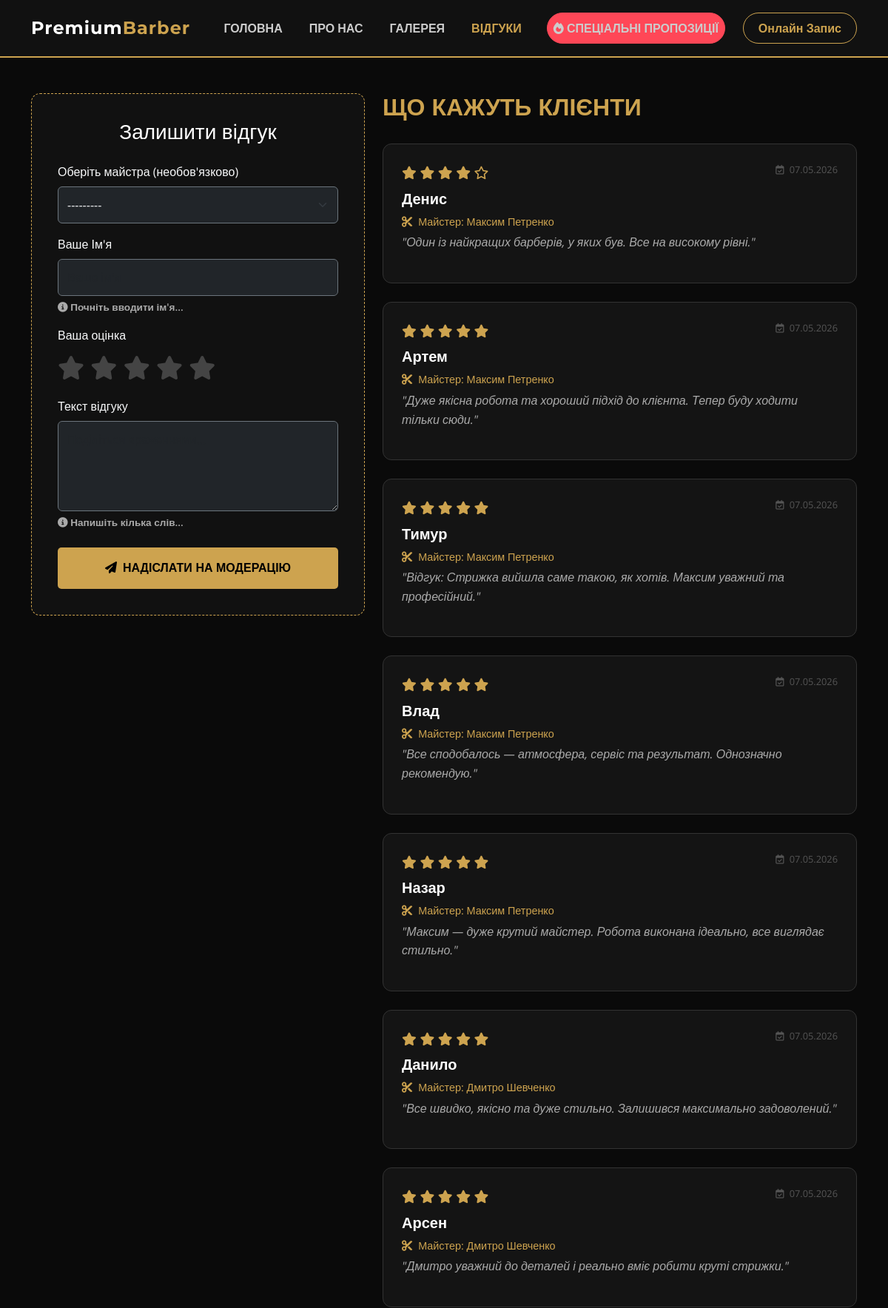
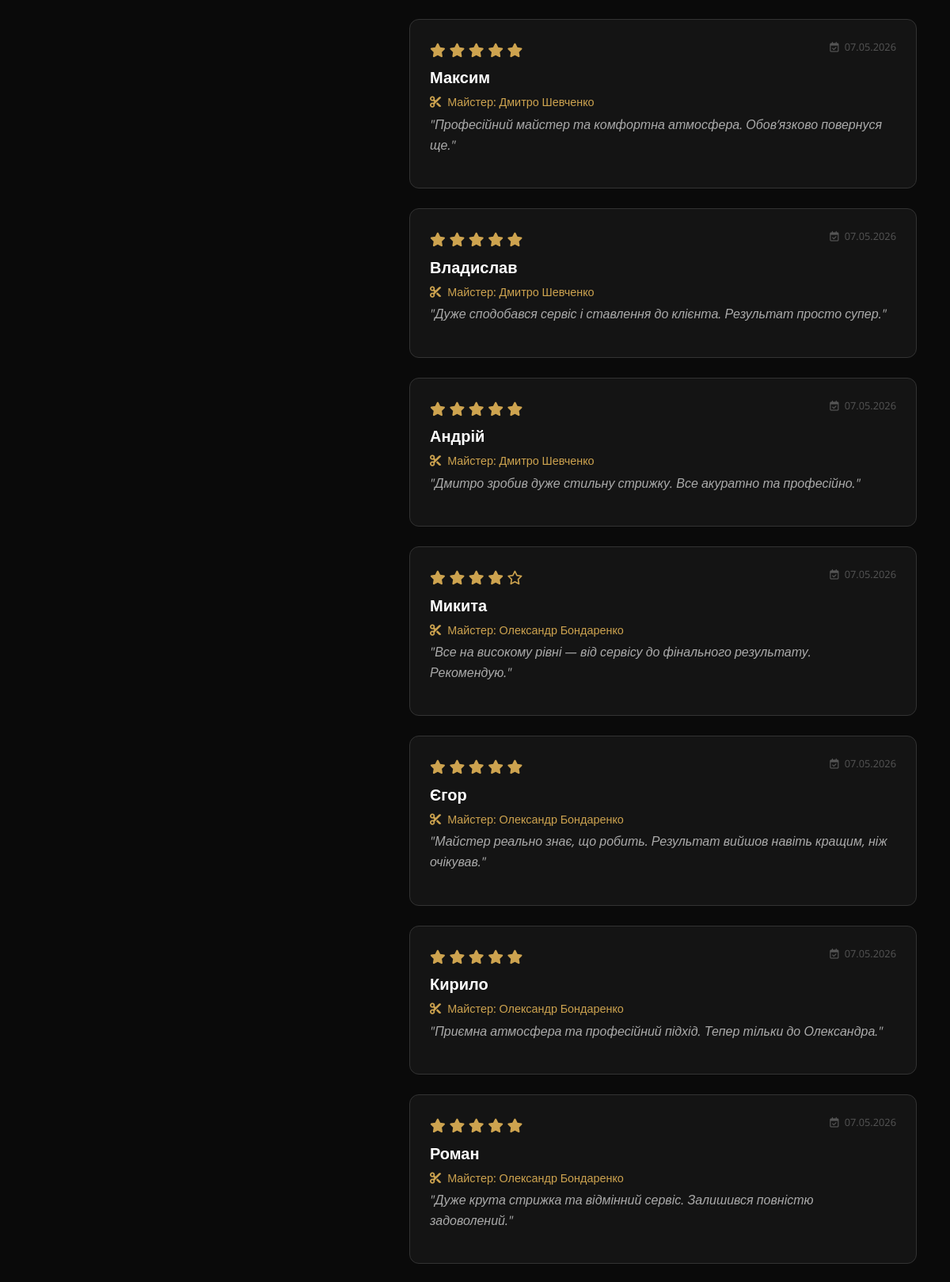
The app's page /reviews/ (upper part) with its own data (2 pictures, top to bottom).
### services/models.py (models this page shows, shortened)
class Review(models.Model):
    barber = models.ForeignKey(Barber, on_delete=models.CASCADE, related_name='reviews', null=True, blank=True, verbose_name="Кого оцінюєте? (Майстер)")
    name = models.CharField(max_length=100, verbose_name="Ім'я клієнта")
    text = models.TextField(verbose_name="Відгук")
    rating = models.IntegerField(
        default=5,
        validators=[MinValueValidator(1), MaxValueValidator(5)],
        verbose_name="Оцінка (1-5)"
    )
    is_approved = models.BooleanField(default=False, verbose_name="Опублікувати на сайті")
    created_at = models.DateTimeField(auto_now_add=True, verbose_name="Дата")
    class Meta:
        verbose_name = "Відгук"
        verbose_name_plural = "Відгуки"

class Barber(models.Model):
    name = models.CharField(max_length=100, verbose_name="Ім'я майстра")
    description = models.TextField(blank=True, verbose_name="Характеристика / Досвід")
    photo = models.ImageField(upload_to='barbers/', blank=True, null=True, verbose_name="Фото майстра")
    reviews_text = models.TextField(blank=True, verbose_name="Відгуки клієнтів (цитати)")
    class Meta:
        verbose_name = "Майстер"
        verbose_name_plural = "Майстри"
    def __str__(self):
        return self.name

### services/views.py (the view)
# urls.py: path('reviews/', views.reviews, name='reviews'),
def reviews(request):
    approved_reviews = Review.objects.filter(is_approved=True).order_by('-created_at')
    if request.method == 'POST':
        form = ReviewForm(request.POST)
        if form.is_valid():
            form.save()
            messages.success(request, "Ваш відгук успішно надіслано на модерацію! Дякуємо!")
            return redirect('reviews')
    else:
        form = ReviewForm()
    return render(request, 'services/reviews.html', {'reviews': approved_reviews, 'form': form})

### services/forms.py (shortened to what this page needs)
class ReviewForm(forms.ModelForm):
    class Meta:
        model = Review
        fields = ['barber', 'name', 'text', 'rating']
        widgets = {
            'barber': forms.Select(attrs={
                'class': 'form-select bg-dark text-light border-secondary mb-3',
            }),
            'name': forms.TextInput(attrs={
                'class': 'form-control bg-dark text-light border-secondary',
                'placeholder': 'Ваше ім\'я'
            }),
            'text': forms.Textarea(attrs={
                'class': 'form-control bg-dark text-light border-secondary',
                'placeholder': 'Поділіться враженнями...',
                'rows': 4
            }),
            'rating': forms.HiddenInput(attrs={'id': 'rating-value'}),
        }

### services/templates/services/reviews.html (shortened to what this page needs)
{% load static %}
<!DOCTYPE html>
<html lang="uk">
<head>
    <link href="https://cdn.jsdelivr.net/npm/bootstrap@5.3.0/dist/css/bootstrap.min.css" rel="stylesheet">
    <link rel="stylesheet" href="https://cdnjs.cloudflare.com/ajax/libs/font-awesome/6.4.0/css/all.min.css">
</head>
<body>
<nav class="navbar navbar-expand-xl">
    <div class="container">
        <a class="navbar-brand" href="/">Premium<span>Barber</span></a>
        <div class="collapse navbar-collapse justify-content-end" id="navbarNav">
            <ul class="navbar-nav align-items-center text-center">
                <li class="nav-item my-2 my-xl-0"><a class="nav-link" href="/">Головна</a></li>
                <li class="nav-item my-2 my-xl-0"><a class="nav-link" href="/about/">Про нас</a></li>
                <li class="nav-item my-2 my-xl-0"><a class="nav-link" href="/gallery/">Галерея</a></li>
                <li class="nav-item my-2 my-xl-0"><a class="nav-link active" href="/reviews/">Відгуки</a></li>
                <li class="nav-item my-2 my-xl-0"><a class="nav-link btn-promo mx-xl-3" href="/promo/"><i class="fa-solid fa-fire"></i> Спеціальні пропозиції</a></li>
                <li class="nav-item my-2 my-xl-0"><a class="btn-header ms-xl-2 text-decoration-none" href="/book/">Онлайн Запис</a></li>
            </ul>
        </div>
    </div>
</nav>
<div class="main-content">
    <div class="container py-5">
        <div class="row">
            <div class="col-lg-5 mobile-mb">
                <div class="form-card">
                    <h3 class="text-white mb-4 text-center" style="font-family: 'Montserrat', sans-serif;">Залишити відгук</h3>
                    <form method="post" id="review-form" novalidate>
                        <div class="mb-3">
                            <label class="form-label text-light">Оберіть майстра (необов'язково)</label>
                            {{ form.barber }}
                        </div>
                        <div class="mb-3">
                            <label class="form-label text-light">Ваше Ім'я</label>
                            {{ form.name }}
                            <div id="name-hint" class="hint-text"><i class="fa-solid fa-circle-info"></i> Почніть вводити ім'я...</div>
                        </div>
                        <div class="mb-3">
                            <label class="form-label text-light d-block">Ваша оцінка</label>
                            <div class="star-rating" style="font-size: 2rem; color: #444; cursor: pointer; display: inline-block;">
                                <i class="fa-solid fa-star star" data-value="1"></i>
                                <i class="fa-solid fa-star star" data-value="2"></i>
                                <i class="fa-solid fa-star star" data-value="3"></i>
                                <i class="fa-solid fa-star star" data-value="4"></i>
                                <i class="fa-solid fa-star star" data-value="5"></i>
                            </div>
                        </div>
                        <div class="mb-4">
                            <label class="form-label text-light">Текст відгуку</label>
                            {{ form.text }}
                            <div id="text-hint" class="hint-text"><i class="fa-solid fa-circle-info"></i> Напишіть кілька слів...</div>
                        </div>
                        <button type="submit" class="btn-gold w-100 py-3"><i class="fa-solid fa-paper-plane me-2"></i>Надіслати на модерацію</button>
                    </form>
                </div>
            </div>
            <div class="col-lg-7">
                <h2 style="font-family: 'Montserrat', sans-serif; color: #cda34f; font-weight: 700; text-transform: uppercase; margin-bottom: 30px;">Що кажуть клієнти</h2>
                {% for review in reviews %}
                <div class="review-card">
                    <div class="review-rating">
                        {% for i in "12345"|make_list %}
                            {% if forloop.counter <= review.rating %}
                                <i class="fa-solid fa-star"></i>
                            {% else %}
                                <i class="fa-regular fa-star"></i>
                            {% endif %}
                        {% endfor %}
                    </div>
                    <h5 style="color: #fff; font-family: 'Montserrat', sans-serif; font-weight: 700;">{{ review.name }}</h5>
                    {% if review.barber %}
                        <p style="color: #cda34f; font-size: 0.9rem; margin-bottom: 5px;"><i class="fa-solid fa-scissors me-1"></i> Майстер: {{ review.barber.name }}</p>
                    {% endif %}
                    <p style="color: #aaa; font-style: italic; line-height: 1.6;">"{{ review.text }}"</p>
                    <span class="review-date"><i class="fa-regular fa-calendar-check me-1"></i> {{ review.created_at|date:"d.m.Y" }}</span>
                </div>
                {% empty %}
                <div class="text-center py-5" style="background: #111; border-radius: 12px; border: 1px dashed #333;">
                    <i class="fa-regular fa-comments fa-3x mb-3" style="color: #222;"></i>
                    <p style="color: #666;">Поки що немає жодного відгуку. Станьте першим!</p>
                </div>
                {% endfor %}
            </div>
        </div>
    </div>
</div>
</body>
</html>

### services/templates/services/reviews.html (style rules this page uses)
body { background-color: #0a0a0a; color: #e0e0e0; font-family: 'Open Sans', sans-serif; display: flex; flex-direction: column; min-height: 100vh; }
.main-content { flex: 1; }
.navbar { background-color: #111; border-bottom: 2px solid #cda34f; padding: 15px 0; }
.navbar-brand { color: #fff !important; font-family: 'Montserrat', sans-serif; font-weight: 700; font-size: 1.5rem; letter-spacing: 1px; }
.navbar-brand span { color: #cda34f; }
.nav-link { color: #ccc !important; font-weight: 600; text-transform: uppercase; margin: 0 10px; transition: 0.3s; }
.nav-link:hover, .nav-link.active { color: #cda34f !important; }
.btn-header { background-color: transparent; border: 1px solid #cda34f; color: #cda34f; font-weight: bold; padding: 8px 20px; border-radius: 25px; transition: 0.3s; display: inline-block; white-space: nowrap; text-align: center; text-decoration: none; }
.btn-promo { background-color: #ff4757; color: #fff; font-weight: bold; border-radius: 25px; padding: 8px 20px; text-decoration: none; transition: 0.3s; border: 1px solid #ff4757; display: inline-block; white-space: nowrap; text-align: center; }
.btn-gold { background-color: #cda34f; color: #000; font-family: 'Montserrat', sans-serif; font-weight: 700; padding: 12px 30px; border-radius: 5px; text-transform: uppercase; transition: 0.3s; text-decoration: none; display: inline-block; border: none; }
.review-card { background: #141414; border: 1px solid #333; border-radius: 12px; padding: 25px; margin-bottom: 25px; position: relative; transition: 0.3s; }
.review-rating { color: #cda34f; margin-bottom: 10px; font-size: 1.1rem; }
.review-date { font-size: 0.8rem; color: #555; position: absolute; top: 25px; right: 25px; }
.form-card { background: #111; border: 1px dashed #cda34f; border-radius: 12px; padding: 35px; position: sticky; top: 30px; }
.form-control { background-color: #0a0a0a; border: 1px solid #333; color: #fff; padding: 12px; }
.form-select { background-color: #0a0a0a; border: 1px solid #333; color: #fff; padding: 12px; }
select option { background-color: #1a1a1a; color: #fff; }
.hint-text { color: #aaa; font-size: 0.85rem; margin-top: 5px; font-weight: 600; transition: 0.3s; }
.star { transition: 0.2s; }

### records on screen
Review: rating 4 (drawn), name "Денис", barber.name "Максим Петренко", text "Один із найкращих барберів, у яких був. Все на високому рівні.", created_at "07.05.2026"
Review: rating 5 (drawn), name "Артем", barber.name "Максим Петренко", text "Дуже якісна робота та хороший підхід до клієнта. Тепер буду ходити тільки сюди.", created_at "07.05.2026"
Review: rating 5 (drawn), name "Тимур", barber.name "Максим Петренко", text "Відгук: Стрижка вийшла саме такою, як хотів. Максим уважний та професійний.", created_at "07.05.2026"
Review: rating 5 (drawn), name "Влад", barber.name "Максим Петренко", text "Все сподобалось — атмосфера, сервіс та результат. Однозначно рекомендую.", created_at "07.05.2026"
Review: rating 5 (drawn), name "Назар", barber.name "Максим Петренко", text "Максим — дуже крутий майстер. Робота виконана ідеально, все виглядає стильно.", created_at "07.05.2026"
Review: rating 5 (drawn), name "Данило", barber.name "Дмитро Шевченко", text "Все швидко, якісно та дуже стильно. Залишився максимально задоволений.", created_at "07.05.2026"
Review: rating 5 (drawn), name "Арсен", barber.name "Дмитро Шевченко", text "Дмитро уважний до деталей і реально вміє робити круті стрижки.", created_at "07.05.2026"
Review: rating 5 (drawn), name "Максим", barber.name "Дмитро Шевченко", text "Професійний майстер та комфортна атмосфера. Обов’язково повернуся ще.", created_at "07.05.2026"
Review: rating 5 (drawn), name "Владислав", barber.name "Дмитро Шевченко", text "Дуже сподобався сервіс і ставлення до клієнта. Результат просто супер.", created_at "07.05.2026"
Review: rating 5 (drawn), name "Андрій", barber.name "Дмитро Шевченко", text "Дмитро зробив дуже стильну стрижку. Все акуратно та професійно.", created_at "07.05.2026"
Review: rating 4 (drawn), name "Микита", barber.name "Олександр Бондаренко", text "Все на високому рівні — від сервісу до фінального результату. Рекомендую.", created_at "07.05.2026"
Review: rating 5 (drawn), name "Єгор", barber.name "Олександр Бондаренко", text "Майстер реально знає, що робить. Результат вийшов навіть кращим, ніж очікував.", created_at "07.05.2026"
Review: rating 5 (drawn), name "Кирило", barber.name "Олександр Бондаренко", text "Приємна атмосфера та професійний підхід. Тепер тільки до Олександра.", created_at "07.05.2026"
Review: rating 5 (drawn), name "Роман", barber.name "Олександр Бондаренко", text "Дуже крута стрижка та відмінний сервіс. Залишився повністю задоволений.", created_at "07.05.2026"
